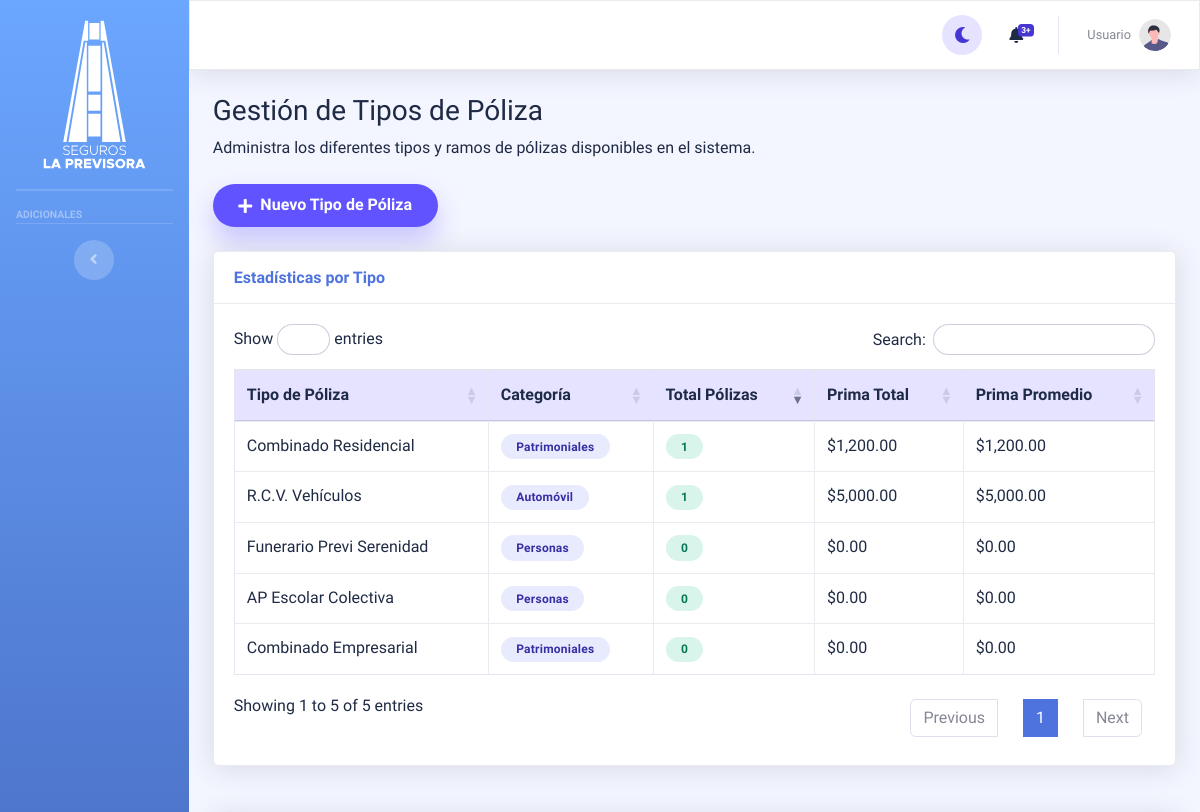
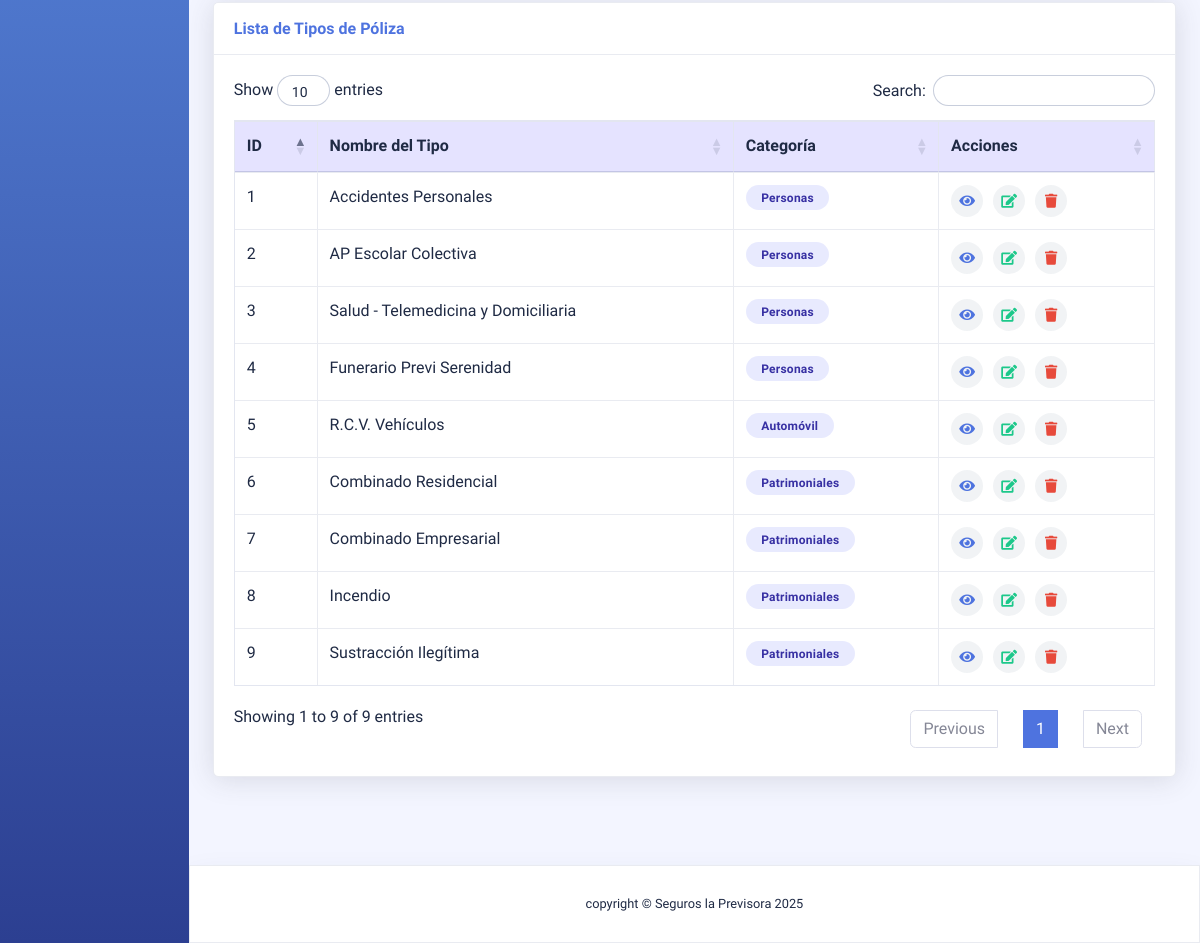
/vista/gestionTipoPoliza.php, run on the app's committed database (2 pictures, top to bottom).
### tables this page shows
CREATE TABLE `tipo_poliza` (
  `id_tipo_poliza` int(10) UNSIGNED NOT NULL,
  `nombre` varchar(200) NOT NULL,
  `id_categoria` int(10) UNSIGNED NOT NULL
);

CREATE TABLE `categoria_poliza` (
  `id_categoria` int(10) UNSIGNED NOT NULL,
  `nombre` varchar(100) NOT NULL
);

### modelo/modeloTipoPoliza.php (called while the page is built, shortened)
<?php
require_once dirname(__DIR__) . '/config/conexion.php';
class ModeloTipoPoliza {
    private $db;
    public function __construct() {
        try {
            $base_datos = new Base_Datos();
            $this->db = $base_datos->Conexion_Base_Datos();
        } catch (Exception $e) {
            error_log('Error inicializando DB en ModeloTipoPoliza: ' . $e->getMessage());
        }
    }
    public function obtenerTiposPolizaCompletos() {
        try {
            $sql = "SELECT
                        tp.id_tipo_poliza,
                        tp.nombre AS nombre_tipo,
                        tp.id_categoria,
                        cp.nombre AS nombre_categoria,
                        cp.id_categoria
                    FROM tipo_poliza tp
                    JOIN categoria_poliza cp ON tp.id_categoria = cp.id_categoria
                    ORDER BY cp.nombre, tp.nombre";
            $stmt = $this->db->query($sql);
            return $stmt->fetchAll(PDO::FETCH_ASSOC);
        } catch (PDOException $e) {
            error_log('Error obtenerTiposPolizaCompletos: ' . $e->getMessage());
            return [];
        }
    }
    public function obtenerEstadisticasTipos() {
        try {
            $sql = "SELECT
                        tp.id_tipo_poliza,
                        tp.nombre AS tipo_poliza,
                        cp.nombre AS categoria,
                        COUNT(p.id_poliza) AS total_polizas,
                        SUM(dp.monto_prima_total) AS prima_total,
                        AVG(dp.monto_prima_total) AS prima_promedio
                    FROM tipo_poliza tp
                    LEFT JOIN poliza p ON tp.id_tipo_poliza = p.id_tipo_poliza
                    LEFT JOIN detalle_poliza dp ON p.id_poliza = dp.id_poliza
                    JOIN categoria_poliza cp ON tp.id_categoria = cp.id_categoria
                    WHERE p.estado IS NULL OR p.estado != 'ELIMINADA'
                    GROUP BY tp.id_tipo_poliza, cp.nombre
                    ORDER BY total_polizas DESC";
            $stmt = $this->db->query($sql);
            return $stmt->fetchAll(PDO::FETCH_ASSOC);
        } catch (PDOException $e) {
            error_log('Error obtenerEstadisticasTipos: ' . $e->getMessage());
            return [];
        }
    }
}
?>

### config/conexion.php (called while the page is built, shortened)
<?php
class Base_Datos {
    private $Nombre_Servidor = "localhost";
    private $Nombre_Base_Datos = "seguros_la_previsora";
    private $Nombre_Usuario = "root";
    private $Pass = "";
    public function Conexion_Base_Datos() {
        $this->Conexion = null;
        try {
            $dsn = "mysql:host=" . $this->Nombre_Servidor . ";dbname=" . $this->Nombre_Base_Datos . ";charset=utf8";
            $this->Conexion = new PDO($dsn, $this->Nombre_Usuario, $this->Pass);
            $this->Conexion->setAttribute(PDO::ATTR_ERRMODE, PDO::ERRMODE_EXCEPTION);
            $this->Conexion->setAttribute(PDO::ATTR_DEFAULT_FETCH_MODE, PDO::FETCH_ASSOC);
        } catch(PDOException $e) {
            echo "Error de Conexión: " . $e->getMessage();
            exit;
        }
        return $this->Conexion;
    }
}
?>

### vista/gestionTipoPoliza.php (the view, shortened to what this page needs)
<?php
require_once 'parte_superior.php';
require_once dirname(__DIR__) . '/modelo/ModeloTipoPoliza.php';
$modeloTipoPoliza = new ModeloTipoPoliza();
$tiposPoliza = $modeloTipoPoliza->obtenerTiposPolizaCompletos();
$estadisticas = $modeloTipoPoliza->obtenerEstadisticasTipos();
?>
<div class="container-fluid">
    <h1 class="h3 mb-2 text-gray-800">Gestión de Tipos de Póliza</h1>
    <p class="mb-4">Administra los diferentes tipos y ramos de pólizas disponibles en el sistema.</p>
    <div class="row mb-4">
        <div class="col-md-12">
            <button class="btn-neo btn-neo--primary" data-toggle="modal" data-target="#modalNuevoTipo">
                <i class="fas fa-plus"></i> Nuevo Tipo de Póliza
            </button>
        </div>
    </div>
    <div class="row mb-4">
        <div class="col-xl-12">
            <div class="card shadow mb-4">
                <div class="card-header py-3">
                    <h6 class="m-0 font-weight-bold text-primary">Estadísticas por Tipo</h6>
                </div>
                <div class="card-body">
                    <div class="table-responsive">
                        <table class="table table-bordered" id="dataTableEstadisticas" width="100%" cellspacing="0">
                            <thead>
                                <tr>
                                    <th>Tipo de Póliza</th>
                                    <th>Categoría</th>
                                    <th>Total Pólizas</th>
                                    <th>Prima Total</th>
                                    <th>Prima Promedio</th>
                                </tr>
                            </thead>
                            <tbody>
                                <?php foreach ($estadisticas as $estadistica): ?>
                                <tr>
                                    <td><?php echo htmlspecialchars($estadistica['tipo_poliza']); ?></td>
                                    <td><span class="badge-soft" data-variant="info"><?php echo htmlspecialchars($estadistica['categoria']); ?></span></td>
                                    <td><span class="badge-soft" data-variant="aprobado"><?php echo (int)$estadistica['total_polizas']; ?></span></td>
                                    <td>$<?php echo number_format($estadistica['prima_total'] ?? 0, 2); ?></td>
                                    <td>$<?php echo number_format($estadistica['prima_promedio'] ?? 0, 2); ?></td>
                                </tr>
                                <?php endforeach; ?>
                            </tbody>
                        </table>
                    </div>
                </div>
            </div>
        </div>
    </div>
    <div class="card shadow mb-4">
        <div class="card-header py-3">
            <h6 class="m-0 font-weight-bold text-primary">Lista de Tipos de Póliza</h6>
        </div>
        <div class="card-body">
            <div class="table-responsive">
                <table class="table table-bordered" id="dataTableTipos" width="100%" cellspacing="0">
                    <thead>
                        <tr>
                            <th>ID</th>
                            <th>Nombre del Tipo</th>
                            <th>Categoría</th>
                            <th>Acciones</th>
                        </tr>
                    </thead>
                    <tbody>
                        <?php foreach ($tiposPoliza as $tipo): ?>
                        <tr>
                            <td><?php echo $tipo['id_tipo_poliza']; ?></td>
                            <td><?php echo htmlspecialchars($tipo['nombre_tipo']); ?></td>
                            <td>
                                <span class="badge-soft" data-variant="info">
                                    <?php echo htmlspecialchars($tipo['nombre_categoria']); ?>
                                </span>
                            </td>
                            <td>
                                <div>
                                    <span class="poliza-accion" data-action="detalle"
                                          data-id="<?php echo $tipo['id_tipo_poliza']; ?>"
                                          data-nombre="<?php echo htmlspecialchars($tipo['nombre_tipo']); ?>"
                                          title="Ver Coberturas">
                                        <i class="fas fa-eye"></i>
                                    </span>
                                    <span class="poliza-accion" data-action="editar"
                                          data-id="<?php echo $tipo['id_tipo_poliza']; ?>"
                                          data-nombre="<?php echo htmlspecialchars($tipo['nombre_tipo']); ?>"
                                          data-categoria="<?php echo $tipo['id_categoria']; ?>"
                                          title="Editar">
                                        <i class="fas fa-edit"></i>
                                    </span>
                                    <span class="poliza-accion" data-action="eliminar"
                                          data-id="<?php echo $tipo['id_tipo_poliza']; ?>"
                                          data-nombre="<?php echo htmlspecialchars($tipo['nombre_tipo']); ?>"
                                          title="Eliminar">
                                        <i class="fas fa-trash"></i>
                                    </span>
                                </div>
                            </td>
                        </tr>
                        <?php endforeach; ?>
                    </tbody>
                </table>
            </div>
        </div>
    </div>
</div>
<?php
require_once 'parte_inferior.php';
?>

### vista/polizas_estilos.php (style rules this page uses)
.poliza-accion { display: inline-flex; align-items: center; justify-content: center; width: 32px; height: 32px; border-radius: 50%; background-color: var(--chip-bg); margin-right: 6px; transition: background-color 0.2s ease-in-out, transform 0.2s ease-in-out; cursor: pointer; }
.poliza-accion:last-child { margin-right: 0; }
.poliza-accion i { font-size: 14px; }
.poliza-accion[data-action="eliminar"] i { color: #e74a3b; }
.poliza-accion[data-action="editar"] i { color: #1cc88a; }
.poliza-accion[data-action="detalle"] i { color: #4e73df; }

### data on the page
tipo_poliza: nombre "Combinado Residencial", id_categoria.nombre "Patrimoniales", total_polizas "1", prima_total "1,200.00", prima_promedio "1,200.00", id_tipo_poliza "6"
tipo_poliza: nombre "R.C.V. Vehículos", id_categoria.nombre "Automóvil", total_polizas "1", prima_total "5,000.00", prima_promedio "5,000.00", id_tipo_poliza "5"
tipo_poliza: nombre "Funerario Previ Serenidad", id_categoria.nombre "Personas", total_polizas "0", prima_total "0.00", prima_promedio "0.00", id_tipo_poliza "4"
tipo_poliza: nombre "AP Escolar Colectiva", id_categoria.nombre "Personas", total_polizas "0", prima_total "0.00", prima_promedio "0.00", id_tipo_poliza "2"
tipo_poliza: nombre "Combinado Empresarial", id_categoria.nombre "Patrimoniales", total_polizas "0", prima_total "0.00", prima_promedio "0.00", id_tipo_poliza "7"
tipo_poliza: id_tipo_poliza "8", nombre "Incendio", id_categoria.nombre "Patrimoniales"
tipo_poliza: id_tipo_poliza "9", nombre "Sustracción Ilegítima", id_categoria.nombre "Patrimoniales"
tipo_poliza: id_tipo_poliza "1", nombre "Accidentes Personales", id_categoria.nombre "Personas"
tipo_poliza: id_tipo_poliza "3", nombre "Salud - Telemedicina y Domiciliaria", id_categoria.nombre "Personas"
